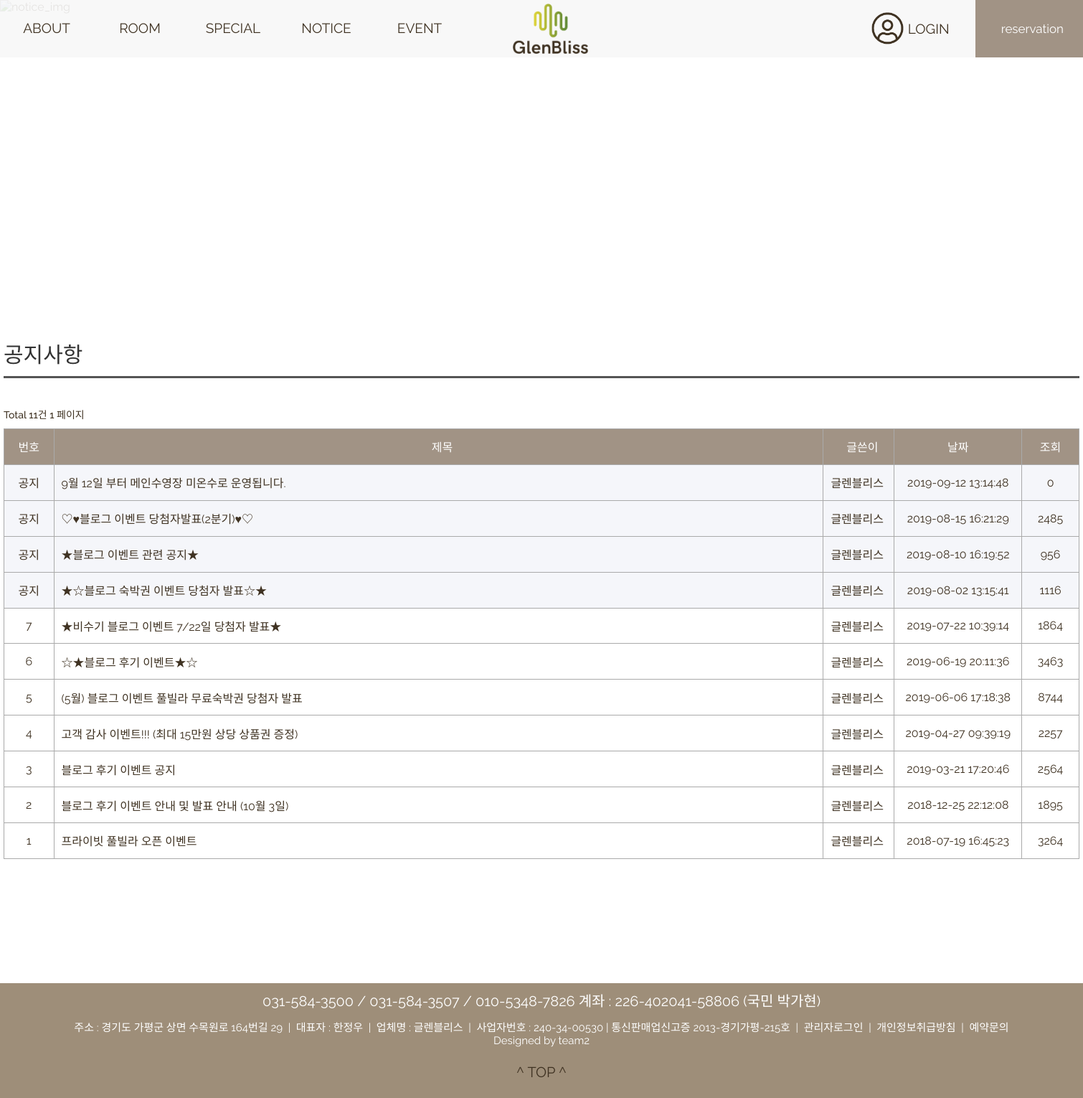
Page /GlenBliss/html/notice/notice.php on the committed database.
### tables this page shows
CREATE TABLE `notice` (
  `NOTICE_ID` int(11) NOT NULL,
  `NOTICE_TITLE` varchar(100) NOT NULL,
  `NOTICE_CONTENTS` varchar(5000) DEFAULT NULL,
  `NOTICE_MEM_USERID` int(11) NOT NULL,
  `NOTICE_MEM_NICKNAME` char(100) NOT NULL,
  `NOTICE_DATE` datetime NOT NULL,
  `NOTICE_LOOK` int(11) NOT NULL,
  `NOTICE_VOID` varchar(1000) DEFAULT NULL
);

### GlenBliss/php/common.php (called while the page is built, shortened)
<?php
function sqlDB(&$conn, &$result, $sql) {
        $result = @mysqli_query($conn,$sql);
        return 1;
}
?>

### GlenBliss/html/notice/notice.php (the view, shortened to what this page needs)
<?php
include('../../php/common.php');
$login = false;
$loginMember = whoIsLogin();
$loginMember[0] && $login = true;
$sql = "SELECT * FROM NOTICE ORDER BY NOTICE_ID DESC";
sqlDB($conn, $result, $sql);
$limit_cnt = mysqli_num_rows($result); $rows_cnt = $limit_cnt;
while($row = mysqli_fetch_assoc($result)){
    @$table_list .= "<tr>";
    if(($rows_cnt-4) < $limit_cnt){
        $table_list .= "<td>공지</td>";
    }else{
        $table_list .= "<td>$limit_cnt</td>";
    }
    $table_list .= "
            <td><a href='./notice_answer.php?id=\"{$row['NOTICE_ID']}\"'>".$row['NOTICE_TITLE']."</a></td>
            <td>".$row['NOTICE_MEM_NICKNAME']."</td>
            <td>{$row['NOTICE_DATE']}</td>
            <td>{$row['NOTICE_LOOK']}</td>
        </tr>
    ";
    $limit_cnt--;
};
?>
<!DOCTYPE html>
<html lang="ko">
    <head>
        <link rel="stylesheet" href="https://cdn.jsdelivr.net/npm/xeicon@2.3.3/xeicon.min.css">
        <link rel="stylesheet" href="../../css/reset.css">
        <link rel="stylesheet" href="../../css/header.css">
        <link rel="stylesheet" href="../../css/footer.css">
        <link rel="stylesheet" href="../../css/notice/notice.css">
    </head>
    <body>
        <div id="wrap">
            <?php include("../../php/header.php"); ?>
            <div class='notice_nav'>
                <div>
                    <h1><a href="./notice.php">공지사항</a>
                    </h1>
                    <h1><a href="./question.php">이용문의</a>
                    </h1>
                    <h1><a href="./review.php">여행후기</a>
                    </h1>
                    <h1><a href="./guide.php">예약안내</a>
                    </h1>
                </div>
            </div>
            <div class='contents'>
                <h2>공지사항</h2>
                <div class='horizon1'></div>
                <h4>Total <?=$rows_cnt?>건 1 페이지</h4>
                <table>
                    <tr>
                        <td>번호</td>
                        <td>제목</td>
                        <td>글쓴이</td>
                        <td>날짜</td>
                        <td>조회</td>
                    </tr>
                    <?=$table_list?>
                </table>
            </div>
            <?php include("../../php/footer.php"); ?>
        </div>
    </body>
</html>

### GlenBliss/php/header.php (shortened to what this page needs)
<header>
                <nav class="leftMenuBox">
                    <ul>
                        <li class="leftMenu">
                            <a class="leftMenuText" href="../about/aboutPage.php">ABOUT</a>
                        </li>
                        <li class="leftMenu">
                            <a class="leftMenuText" href="../room/room_main.php">ROOM</a>
                        </li>
                        <li class="leftMenu">
                            <a class="leftMenuText" href="../special/specialPage.php">SPECIAL</a>
                        </li>
                        <li class="leftMenu">
                            <a class="leftMenuText" href="../notice/notice.php">NOTICE</a>
                        </li>
                        <li class="leftMenu">
                            <a class="leftMenuText" href="../event/event.php">EVENT</a>
                        </li>
                    </ul>
                </nav>
                <a href="../main/main.php"><img class="logoImg" src="../../images/logo.png" alt="GlenBlissLogo"></a>
    <div class="rightButtonMenuBox">
        <?php
            if(@$login) {
                echo '
                    <div class="helloMember">어서오세요, '.$loginMember[2].'( '.$loginMember[1].' )님</div>
                    <a href="../../php/logout.php" class="buttonMenu loginButton">
                    <img class="loginIcon" src="../../images/loginIcon.png" alt="loginIcon">
                    </img>&nbsp;&nbsp;&nbsp;&nbsp;&nbsp;&nbsp;LOGOUT</a>
                    <button class="buttonMenu reservationButton"><i class="xi-calendar-check reservationButton"></i>&nbsp;&nbsp;reservation</button>
                    </div>
                    <div class="myPageBox">
                        <a href="../myPage/myPage.php" class="myPage">MY PAGE</a>
                    </div>
                ';
                $list = '
                    <script>
                        $(".reservationButton").click(function(){
                            location = "../reservation/reservation.php";
                        });
                    </script>
                ';
            }
            else {
                echo '
                    <div class="helloMember"></div>
                    <button class="buttonMenu loginButton click_login">
                    <img class="loginIcon" src="../../images/loginIcon.png" alt="loginIcon">
                    </img>&nbsp;&nbsp;&nbsp;&nbsp;LOGIN</button>
                    <button class="buttonMenu reservationButton"><i class="xi-calendar-check reservationButton"></i>&nbsp;&nbsp;reservation</button>
                    </div>
                ';
            }
        ?>
</header>

### GlenBliss/php/footer.php
<footer>
    <pre class="footerText"><span class="footerStrong">031-584-3500 / 031-584-3507 / 010-5348-7826 계좌 : 226-402041-58806 (국민 박가현)</span>
주소 : 경기도 가평군 상면 수목원로 164번길 29  |  대표자 : 한정우  |  업체명 : 글렌블리스  |  사업자번호 : 240-34-00530 | 통신판매업신고증 2013-경기가평-215호  |  <a href="../../html/admin/adminPage.php">관리자로그인</a>  |  <a href="#">개인정보취급방침</a>  |  <a href="../../html/notice/guide.php">예약문의</a>
Designed by team2</pre>
    <a class="topButton" href="#goTop">^ TOP ^</a>
</footer>

### GlenBliss/css/header.css (style rules this page uses)
html { scroll-behavior: smooth; }
#wrap { width: 100%; background-color: #fff; }
#wrap header { width: 100%; height: 80px; position: fixed; z-index: 100; top: 0; left: 0; background-color: rgba(248, 248, 248, 0.9); }
#wrap header .leftMenuBox { width: 650px; height: 80px; float: left; display: inline-block; }
#wrap header .leftMenuBox .leftMenu { width: 130px; height: 80px; float: left; text-align: center; display: inline-block; }
#wrap header .leftMenuBox .leftMenu .leftMenuText { font-size: 19px; line-height: 78px; }
#wrap header .logoImg { width: 105px; height: 70px; position: absolute; top: 0; left: 50%; margin: 5px 0 0 -40px; display: inline-block; }
#wrap header .rightButtonMenuBox { width: 600px; height: 80px; display: inline-block; float: right; }
#wrap header .rightButtonMenuBox .buttonMenu { width: 150px; height: 80px; display: inline-block; text-align: center; float: left; cursor: pointer; }
#wrap header .rightButtonMenuBox .loginIcon { width: 45px; height: 45px; position: absolute; top: 17px; right: 250px; }
#wrap header .rightButtonMenuBox .loginButton { font-size: 19px; line-height: 78px; }
#wrap header .rightButtonMenuBox .reservationButton { font-size: 17px; background-color: #a19385; color: #fff; }
#wrap header .rightButtonMenuBox .helloMember { display: inline-block; float: left; width: 300px; height: 80px; font-size: 16px; text-align: center; line-height: 78px; }

### GlenBliss/css/footer.css (style rules this page uses)
footer { width: 100%; height: 160px; background-color: #9e8e79; }
footer .footerText { width: 100%; height: 100px; font-size: 15px; color: #fff; text-align: center; }
footer .footerText .footerStrong { font-size: 20px; line-height: 50px; color: #fff; }
footer .topButton { width: 100px; height: 50px; margin: auto; display: block; font-size: 20px; line-height: 48px; text-align: center; color: #3f3222; }

### GlenBliss/css/notice/notice.css (style rules this page uses)
html, body { width: 100%; }
button { cursor: pointer; }
a { text-decoration: none; color: inherit; }
.notice_nav { width: 100%; height: 400px; position: relative; }
.notice_nav > div { width: 750px; height: 40px; position: absolute; bottom: 10%; left: 50%; margin-left: -375px; }
.notice_nav h1:first-child { margin-left: 0; }
.notice_nav h1 { width: 85px; height: 40px; font-size: 22px; color: #fff; float: left; margin-left: 130px; cursor: pointer; }
.contents { width: 1500px; height: 900px; margin: auto; margin-top: 70px; position: relative; }
.contents .horizon1 { width: 100%; height: 3px; background-color: #555; margin-top: 10px; }
.contents > h2 { font-size: 30px; color: #333; font-weight: 500; }
.contents > h4 { margin-top: 40px; font-size: 14px; font-weight: 500; }
table { width: 1500px; height: 600px; margin-top: 10px; border-collapse: collapse; }
tr:first-child { background-color: #a19385; }
tr:nth-child(2) { background-color: #f5f6fa; }
tr:nth-child(3) { background-color: #f5f6fa; }
tr:nth-child(4) { background-color: #f5f6fa; }
tr:nth-child(5) { background-color: #f5f6fa; }
tr:first-child > td { color: #fff; text-align: center; }
td:nth-child(1) { text-align: center; width: 70px; }
td:nth-child(2) { text-indent: 10px; width: 1100px; }
td:nth-child(3) { text-indent: 10px; width: 100px; }
td:nth-child(4) { text-align: center; width: 180px; }
td:nth-child(5) { text-align: center; width: 80px; }
td { border: 1px solid #aaa; }

### rows in the picture
notice: shows "공지", NOTICE_TITLE "9월 12일 부터 메인수영장 미온수로 운영됩니다.", NOTICE_MEM_NICKNAME "글렌블리스", NOTICE_DATE "2019-09-12 13:14:48", NOTICE_LOOK "0"
notice: shows "공지", NOTICE_TITLE "♡♥블로그 이벤트 당첨자발표(2분기)♥♡", NOTICE_MEM_NICKNAME "글렌블리스", NOTICE_DATE "2019-08-15 16:21:29", NOTICE_LOOK "2485"
notice: shows "공지", NOTICE_TITLE "★블로그 이벤트 관련 공지★", NOTICE_MEM_NICKNAME "글렌블리스", NOTICE_DATE "2019-08-10 16:19:52", NOTICE_LOOK "956"
notice: shows "공지", NOTICE_TITLE "★☆블로그 숙박권 이벤트 당첨자 발표☆★", NOTICE_MEM_NICKNAME "글렌블리스", NOTICE_DATE "2019-08-02 13:15:41", NOTICE_LOOK "1116"
notice: NOTICE_TITLE "★비수기 블로그 이벤트 7/22일 당첨자 발표★", NOTICE_MEM_NICKNAME "글렌블리스", NOTICE_DATE "2019-07-22 10:39:14", NOTICE_LOOK "1864"
notice: NOTICE_TITLE "☆★블로그 후기 이벤트★☆", NOTICE_MEM_NICKNAME "글렌블리스", NOTICE_DATE "2019-06-19 20:11:36", NOTICE_LOOK "3463"
notice: NOTICE_TITLE "(5월) 블로그 이벤트 풀빌라 무료숙박권 당첨자 발표", NOTICE_MEM_NICKNAME "글렌블리스", NOTICE_DATE "2019-06-06 17:18:38", NOTICE_LOOK "8744"
notice: NOTICE_TITLE "고객 감사 이벤트!!! (최대 15만원 상당 상품권 증정)", NOTICE_MEM_NICKNAME "글렌블리스", NOTICE_DATE "2019-04-27 09:39:19", NOTICE_LOOK "2257"
notice: NOTICE_TITLE "블로그 후기 이벤트 공지", NOTICE_MEM_NICKNAME "글렌블리스", NOTICE_DATE "2019-03-21 17:20:46", NOTICE_LOOK "2564"
notice: NOTICE_TITLE "블로그 후기 이벤트 안내 및 발표 안내 (10월 3일)", NOTICE_MEM_NICKNAME "글렌블리스", NOTICE_DATE "2018-12-25 22:12:08", NOTICE_LOOK "1895"
notice: NOTICE_TITLE "프라이빗 풀빌라 오픈 이벤트", NOTICE_MEM_NICKNAME "글렌블리스", NOTICE_DATE "2018-07-19 16:45:23", NOTICE_LOOK "3264"

### other values in the picture
$rows_cnt "11"
